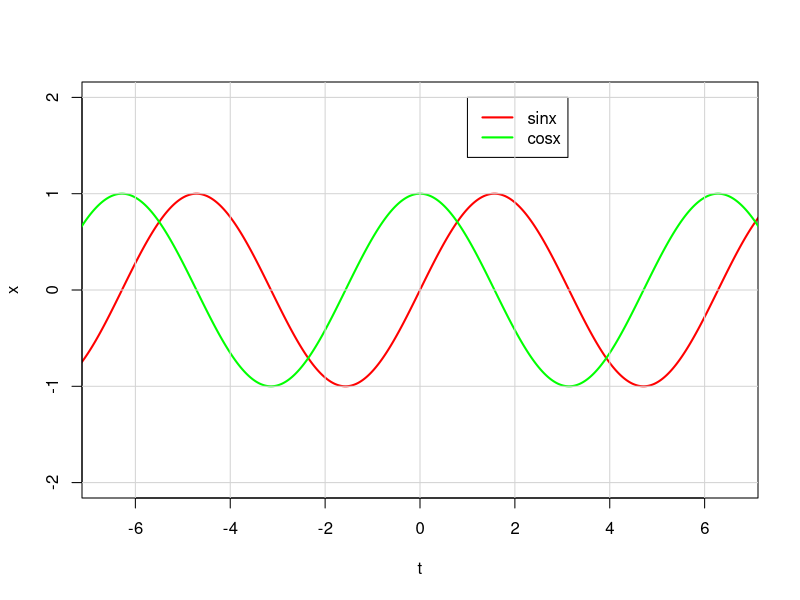

The R source for this figure:
t = seq(-3*pi, 3*pi, 0.01)
y = cos(t)
x = sin(t)
plot(t, x, type="l", col="red", lwd=2, ylim=c(-2, 2), xlim=c(-2.1*pi, 2.1*pi))
lines(t, y, type="l", col="green", lwd=2)
legend(2, legend=c("sinx", "cosx"), lty=1, lwd=2, col=c("red", "green"))
grid(nx=NULL, ny=NULL, lty=1, lwd=1)